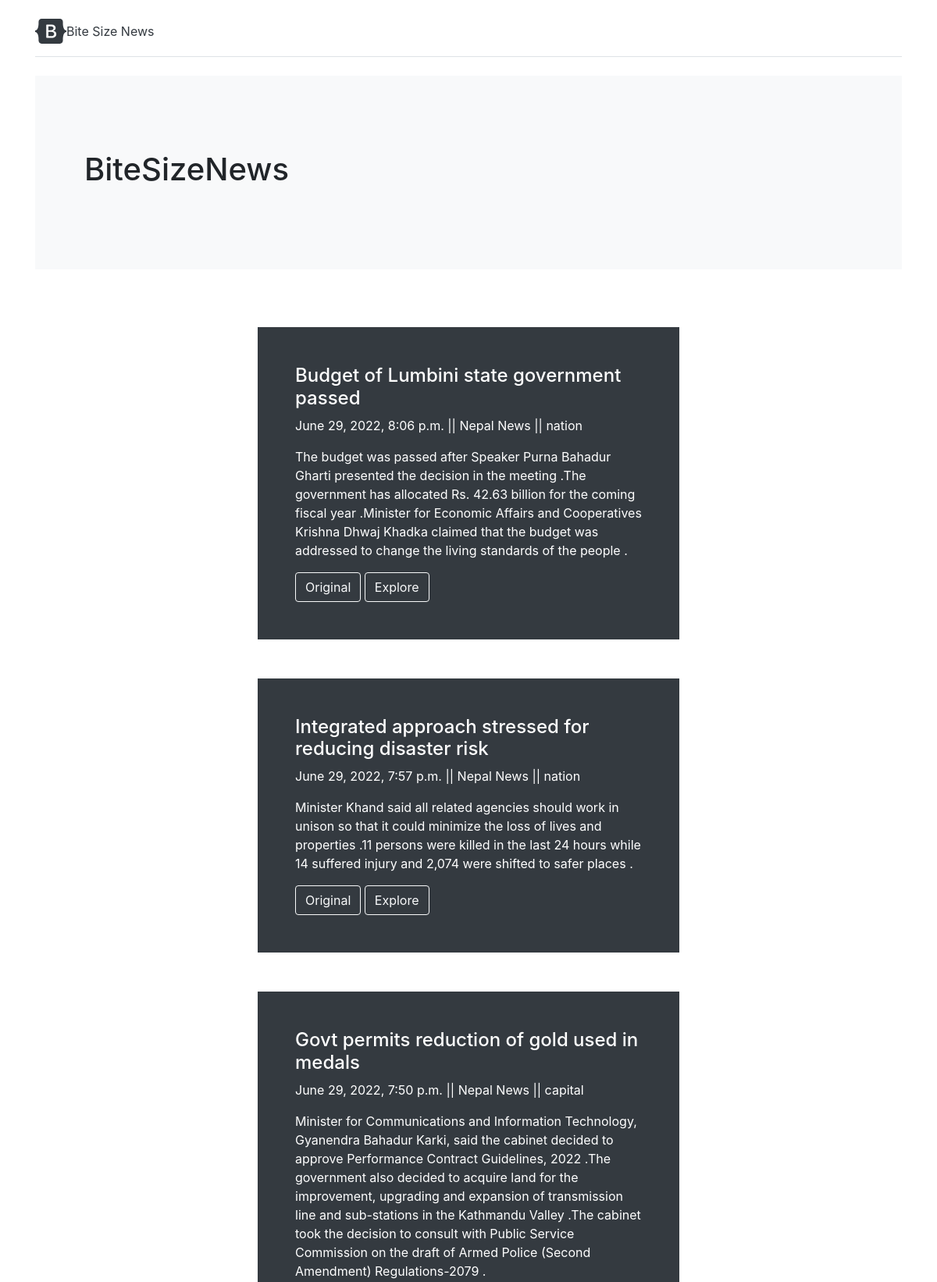
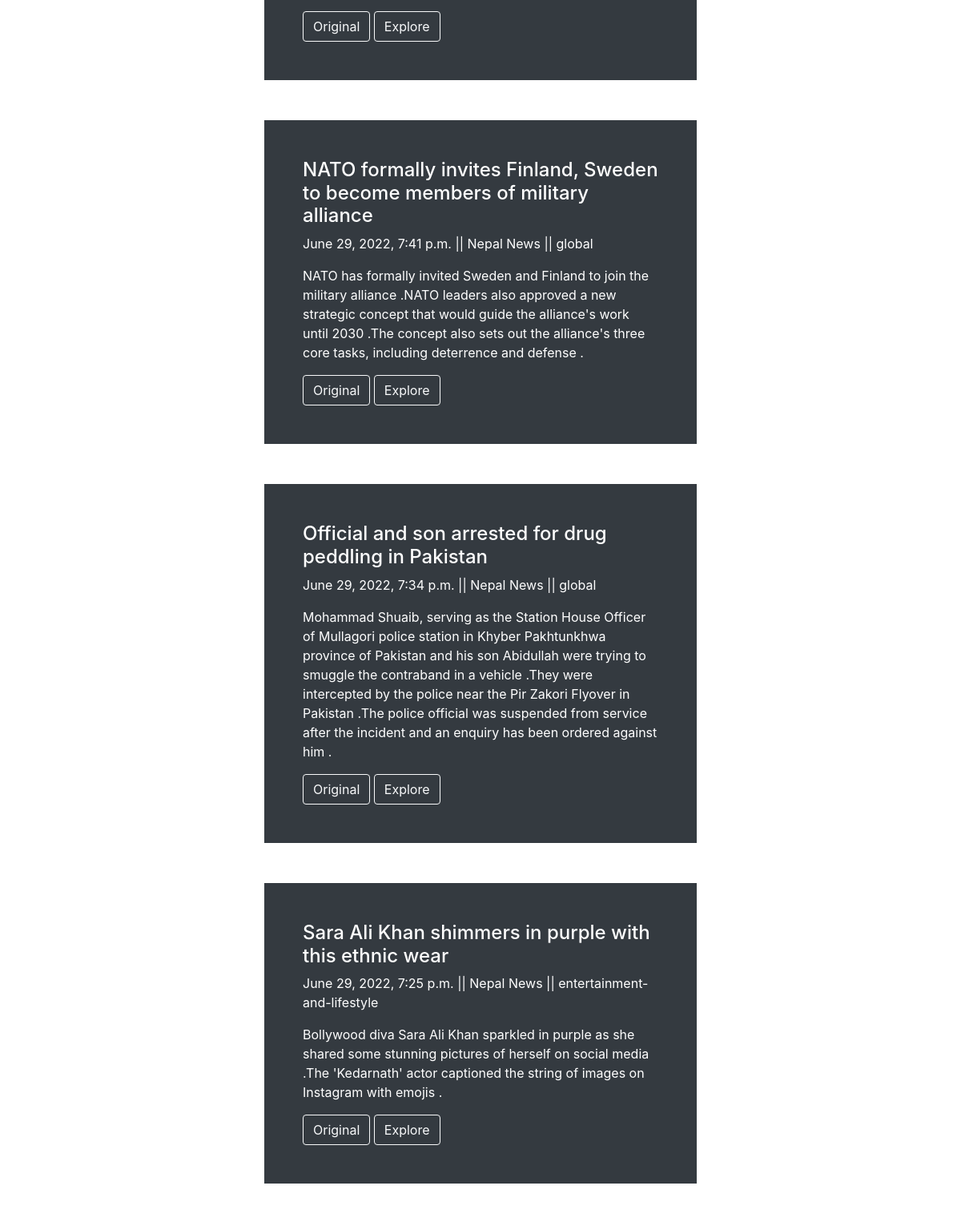
The page / (upper part) on the database its author committed (2 pictures, top to bottom).
### backendservice/models.py (models this page shows, shortened)
class Article(models.Model):
    title = models.CharField(max_length=2000)
    content = models.TextField()
    summarization = models.TextField(blank=True, null=True)
    link = models.URLField()
    publisher = models.CharField(max_length=30)
    category = models.CharField(max_length=30)
    published_date = models.DateTimeField(blank=True, null=True)

### clientside/views.py (the view)
# urls.py: path('', index),
def index(request):
    articles = Article.objects.filter(~Q(summarization='')).order_by('-published_date')
    context = {
        "articles":articles
    }
    return render(request, 'index.html', context)

### clientside/templates/index.html
{% extends "base.html" %}
{% block title %} BiteSizeNews {% endblock title %}
{% block content %}
    {% for article in articles %}
    <div class="row align-items-md-stretch">
      <div class="col-md-6" style="margin-left: 25%; margin-top:50px;">
        <div class="h-100 p-5 text-white bg-dark rounded-3">
          <h4>{{ article.title }}</h4>
          <p>{{ article.published_date }} || {{ article.publisher }} || {{ article.category }}</p>
          <p>
            {{ article.summarization }}
          </p>
          <a class="btn btn-outline-light" href="{{ article.link }}" target="_blank">
            Original
          </a>
          <a class="btn btn-outline-light" href="{% url 'explore' article.id %}" target="_blank">
            Explore
          </a>
        </div>
      </div>
    </div>
    {% endfor %}
{% endblock content %}

### templates/base.html (shortened to what this page needs)
<!DOCTYPE html>
<html lang="en">
  <head>
    <link
      rel="stylesheet"
      href="https://stackpath.bootstrapcdn.com/bootstrap/4.5.2/css/bootstrap.min.css"
    />
  </head>
  <body>
    <main>
      <div class="container py-4">
        <header class="pb-3 mb-4 border-bottom">
          <a
            href="/"
            class="d-flex align-items-center text-dark text-decoration-none"
          >
            <span class="fs-4">Bite Size News</span>
          </a>
        </header>
        <div class="p-5 mb-4 bg-light rounded-3">
          <div class="container-fluid py-5">
            <h1 class="display-5 fw-bold">{% block title %} {% endblock title %}</h1>
          </div>
        </div>
    {% block content %}
    {% endblock content %}
    </div>
    </main>
</body>
</html>

### rows shown on the page
Article: title "Budget of Lumbini state government passed", published_date "June 29, 2022, 8:06 p.m.", publisher "Nepal News", category "nation", summarization "The budget was passed after Speaker Purna Bahadur Gharti presented the decision in the meeting .The government has allocated Rs. 42.63 billion for the coming fiscal year .Minister for Economic Affairs and Cooperatives Krishna Dhwaj Khadka claimed that the budget was addressed to change the living standards of the people ."
Article: title "Integrated approach stressed for reducing disaster risk", published_date "June 29, 2022, 7:57 p.m.", publisher "Nepal News", category "nation", summarization "Minister Khand said all related agencies should work in unison so that it could minimize the loss of lives and properties .11 persons were killed in the last 24 hours while 14 suffered injury and 2,074 were shifted to safer places ."
Article: title "Govt permits reduction of gold used in medals", published_date "June 29, 2022, 7:50 p.m.", publisher "Nepal News", category "capital", summarization "Minister for Communications and Information Technology, Gyanendra Bahadur Karki, said the cabinet decided to approve Performance Contract Guidelines, 2022 .The government also decided to acquire land for the improvement, upgrading and expansion of transmission line and sub-stations in the Kathmandu Valley .The cabinet took the decision to consult with Public Service Commission on the draft of Armed Police (Second Amendment) Regulations-2079 ."
Article: title "NATO formally invites Finland, Sweden to become members of military alliance", published_date "June 29, 2022, 7:41 p.m.", publisher "Nepal News", category "global", summarization "NATO has formally invited Sweden and Finland to join the military alliance .NATO leaders also approved a new strategic concept that would guide the alliance's work until 2030 .The concept also sets out the alliance's three core tasks, including deterrence and defense ."
Article: title "Official and son arrested for drug peddling in Pakistan", published_date "June 29, 2022, 7:34 p.m.", publisher "Nepal News", category "global", summarization "Mohammad Shuaib, serving as the Station House Officer of Mullagori police station in Khyber Pakhtunkhwa province of Pakistan and his son Abidullah were trying to smuggle the contraband in a vehicle .They were intercepted by the police near the Pir Zakori Flyover in Pakistan .The police official was suspended from service after the incident and an enquiry has been ordered against him ."
Article: title "Sara Ali Khan shimmers in purple with this ethnic wear", published_date "June 29, 2022, 7:25 p.m.", publisher "Nepal News", category "entertainment-and-lifestyle", summarization "Bollywood diva Sara Ali Khan sparkled in purple as she shared some stunning pictures of herself on social media .The 'Kedarnath' actor captioned the string of images on Instagram with emojis ."
